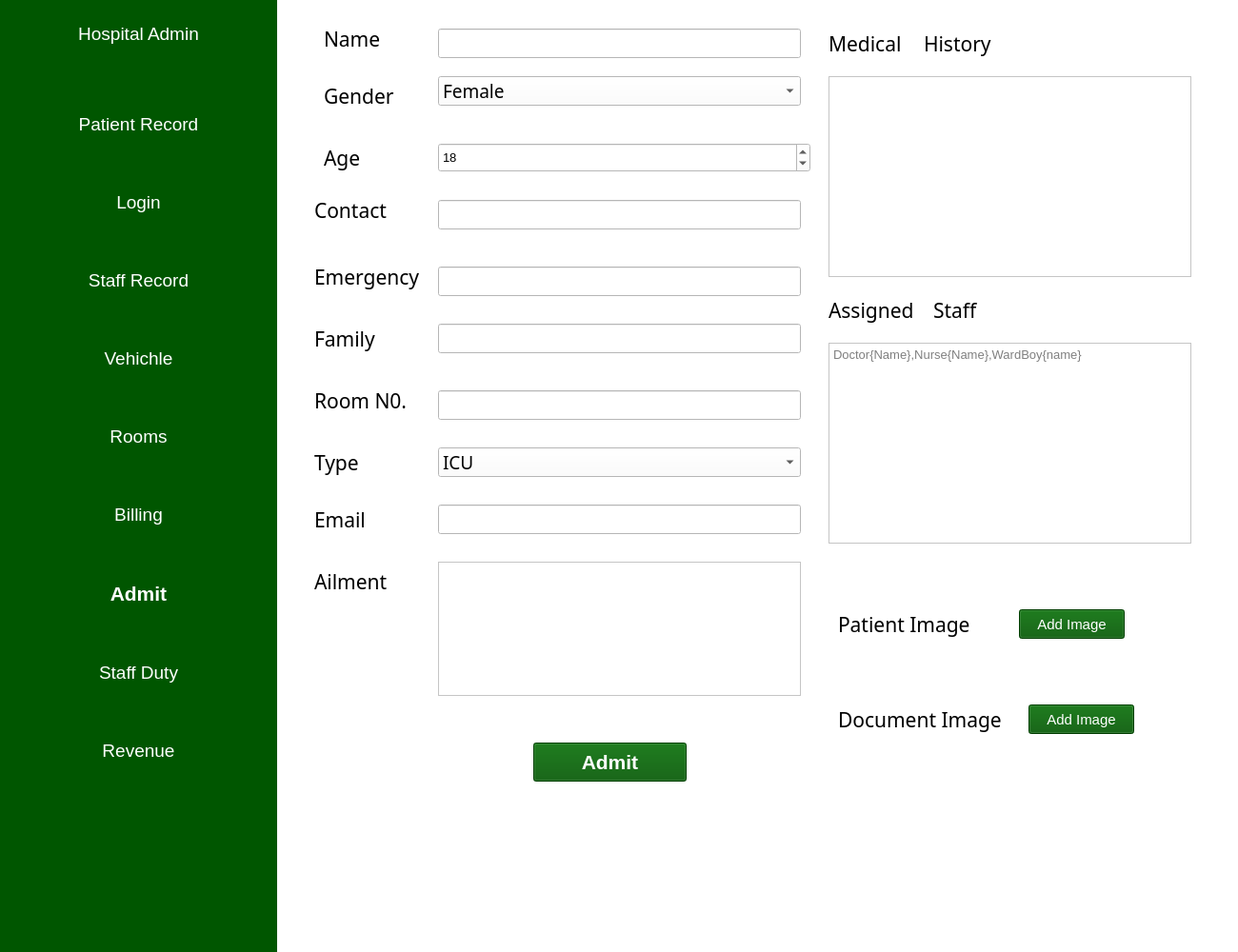
<?xml version="1.0" encoding="UTF-8"?>
<ui version="4.0">
 <class>MainWindow</class>
 <widget class="QMainWindow" name="MainWindow">
  <property name="geometry">
   <rect>
    <x>0</x>
    <y>0</y>
    <width>1300</width>
    <height>1000</height>
   </rect>
  </property>
  <property name="windowTitle">
   <string>MainWindow</string>
  </property>
  <property name="styleSheet">
   <string notr="true">background-color: rgb(255, 255, 255);</string>
  </property>
  <widget class="QWidget" name="MainWidget">
   <widget class="QFrame" name="frame">
    <property name="geometry">
     <rect>
      <x>0</x>
      <y>0</y>
      <width>1291</width>
      <height>1001</height>
     </rect>
    </property>
    <property name="frameShape">
     <enum>QFrame::NoFrame</enum>
    </property>
    <property name="frameShadow">
     <enum>QFrame::Raised</enum>
    </property>
    <widget class="QLabel" name="EmailLabel">
     <property name="geometry">
      <rect>
       <x>330</x>
       <y>530</y>
       <width>81</width>
       <height>31</height>
      </rect>
     </property>
     <property name="font">
      <font>
       <family>Mongolian Baiti</family>
       <pointsize>16</pointsize>
       <weight>50</weight>
       <italic>false</italic>
       <bold>false</bold>
      </font>
     </property>
     <property name="styleSheet">
      <string notr="true">color: rgb(0,0,0);
font: 16pt &quot;Mongolian Baiti&quot;;</string>
     </property>
     <property name="text">
      <string>Email</string>
     </property>
    </widget>
    <widget class="QLabel" name="MedicalHistoryLabel">
     <property name="geometry">
      <rect>
       <x>870</x>
       <y>30</y>
       <width>91</width>
       <height>31</height>
      </rect>
     </property>
     <property name="font">
      <font>
       <family>Mongolian Baiti</family>
       <pointsize>16</pointsize>
       <weight>50</weight>
       <italic>false</italic>
       <bold>false</bold>
      </font>
     </property>
     <property name="styleSheet">
      <string notr="true">color: rgb(0,0,0);
font: 16pt &quot;Mongolian Baiti&quot;;</string>
     </property>
     <property name="text">
      <string>Medical</string>
     </property>
    </widget>
    <widget class="QTextEdit" name="StaffEdit">
     <property name="geometry">
      <rect>
       <x>870</x>
       <y>360</y>
       <width>381</width>
       <height>211</height>
      </rect>
     </property>
     <property name="font">
      <font>
       <pointsize>10</pointsize>
      </font>
     </property>
     <property name="styleSheet">
      <string notr="true">color: rgb(0,0,0);</string>
     </property>
     <property name="placeholderText">
      <string>Doctor{Name},Nurse{Name},WardBoy{name}</string>
     </property>
    </widget>
    <widget class="QPushButton" name="AdmitBtn_2">
     <property name="geometry">
      <rect>
       <x>1070</x>
       <y>640</y>
       <width>111</width>
       <height>31</height>
      </rect>
     </property>
     <property name="font">
      <font>
       <pointsize>11</pointsize>
       <weight>50</weight>
       <bold>false</bold>
      </font>
     </property>
     <property name="styleSheet">
      <string notr="true">background-color: rgb(255, 0, 127);
background-color: rgb(0, 86, 0);
color: rgb(255, 255, 255);</string>
     </property>
     <property name="text">
      <string>Add Image</string>
     </property>
    </widget>
    <widget class="QLineEdit" name="ContacrEdit">
     <property name="geometry">
      <rect>
       <x>460</x>
       <y>210</y>
       <width>381</width>
       <height>31</height>
      </rect>
     </property>
     <property name="font">
      <font>
       <pointsize>10</pointsize>
      </font>
     </property>
     <property name="styleSheet">
      <string notr="true">color: rgb(0,0,0);</string>
     </property>
    </widget>
    <widget class="QLabel" name="FamilyLabel">
     <property name="geometry">
      <rect>
       <x>330</x>
       <y>340</y>
       <width>91</width>
       <height>31</height>
      </rect>
     </property>
     <property name="font">
      <font>
       <family>Mongolian Baiti</family>
       <pointsize>16</pointsize>
       <weight>50</weight>
       <italic>false</italic>
       <bold>false</bold>
      </font>
     </property>
     <property name="styleSheet">
      <string notr="true">color: rgb(0,0,0);
font: 16pt &quot;Mongolian Baiti&quot;;</string>
     </property>
     <property name="text">
      <string>Family</string>
     </property>
    </widget>
    <widget class="QPushButton" name="AdmitBtn_3">
     <property name="geometry">
      <rect>
       <x>1080</x>
       <y>740</y>
       <width>111</width>
       <height>31</height>
      </rect>
     </property>
     <property name="font">
      <font>
       <pointsize>11</pointsize>
       <weight>50</weight>
       <bold>false</bold>
      </font>
     </property>
     <property name="styleSheet">
      <string notr="true">background-color: rgb(255, 0, 127);
background-color: rgb(0, 86, 0);
color: rgb(255, 255, 255);</string>
     </property>
     <property name="text">
      <string>Add Image</string>
     </property>
    </widget>
    <widget class="QPushButton" name="AdmitBtn">
     <property name="geometry">
      <rect>
       <x>560</x>
       <y>780</y>
       <width>161</width>
       <height>41</height>
      </rect>
     </property>
     <property name="font">
      <font>
       <pointsize>16</pointsize>
       <weight>75</weight>
       <bold>true</bold>
      </font>
     </property>
     <property name="styleSheet">
      <string notr="true">background-color: rgb(0, 86, 0);
color: rgb(255, 255, 255);</string>
     </property>
     <property name="text">
      <string>Admit</string>
     </property>
    </widget>
    <widget class="QLabel" name="MedicalHistoryLabel_2">
     <property name="geometry">
      <rect>
       <x>970</x>
       <y>30</y>
       <width>81</width>
       <height>31</height>
      </rect>
     </property>
     <property name="font">
      <font>
       <family>Mongolian Baiti</family>
       <pointsize>16</pointsize>
       <weight>50</weight>
       <italic>false</italic>
       <bold>false</bold>
      </font>
     </property>
     <property name="styleSheet">
      <string notr="true">color: rgb(0,0,0);
font: 16pt &quot;Mongolian Baiti&quot;;</string>
     </property>
     <property name="text">
      <string>History</string>
     </property>
    </widget>
    <widget class="QLineEdit" name="NameEdit">
     <property name="geometry">
      <rect>
       <x>460</x>
       <y>30</y>
       <width>381</width>
       <height>31</height>
      </rect>
     </property>
     <property name="font">
      <font>
       <pointsize>10</pointsize>
      </font>
     </property>
     <property name="styleSheet">
      <string notr="true">color: rgb(0,0,0);</string>
     </property>
    </widget>
    <widget class="QLineEdit" name="FamilyEdit">
     <property name="geometry">
      <rect>
       <x>460</x>
       <y>340</y>
       <width>381</width>
       <height>31</height>
      </rect>
     </property>
     <property name="font">
      <font>
       <pointsize>10</pointsize>
      </font>
     </property>
     <property name="styleSheet">
      <string notr="true">color: rgb(0,0,0);</string>
     </property>
    </widget>
    <widget class="QLineEdit" name="EmailEdit">
     <property name="geometry">
      <rect>
       <x>460</x>
       <y>530</y>
       <width>381</width>
       <height>31</height>
      </rect>
     </property>
     <property name="font">
      <font>
       <pointsize>10</pointsize>
      </font>
     </property>
     <property name="styleSheet">
      <string notr="true">color: rgb(0,0,0);</string>
     </property>
    </widget>
    <widget class="QComboBox" name="GenderCombo">
     <property name="geometry">
      <rect>
       <x>460</x>
       <y>80</y>
       <width>381</width>
       <height>31</height>
      </rect>
     </property>
     <property name="font">
      <font>
       <family>Mongolian Baiti</family>
       <pointsize>14</pointsize>
       <weight>50</weight>
       <italic>false</italic>
       <bold>false</bold>
      </font>
     </property>
     <property name="styleSheet">
      <string notr="true">font: 14pt &quot;Mongolian Baiti&quot;;selection-background-color: rgb(0, 86,0);
color: rgb(0,0,0);</string>
     </property>
     <item>
      <property name="text">
       <string>Female</string>
      </property>
     </item>
     <item>
      <property name="text">
       <string>Male</string>
      </property>
     </item>
     <item>
      <property name="text">
       <string>Others</string>
      </property>
     </item>
    </widget>
    <widget class="QLineEdit" name="RoomNumberEdit">
     <property name="geometry">
      <rect>
       <x>460</x>
       <y>410</y>
       <width>381</width>
       <height>31</height>
      </rect>
     </property>
     <property name="font">
      <font>
       <pointsize>10</pointsize>
      </font>
     </property>
     <property name="styleSheet">
      <string notr="true">color: rgb(0,0,0);</string>
     </property>
    </widget>
    <widget class="QSpinBox" name="AgeSpin">
     <property name="geometry">
      <rect>
       <x>460</x>
       <y>150</y>
       <width>391</width>
       <height>31</height>
      </rect>
     </property>
     <property name="font">
      <font>
       <pointsize>10</pointsize>
      </font>
     </property>
     <property name="styleSheet">
      <string notr="true">color: rgb(0,0,0);
border-color: rgb(255, 255, 255);</string>
     </property>
     <property name="value">
      <number>18</number>
     </property>
    </widget>
    <widget class="QLabel" name="RoomNumberLabel">
     <property name="geometry">
      <rect>
       <x>330</x>
       <y>400</y>
       <width>111</width>
       <height>41</height>
      </rect>
     </property>
     <property name="font">
      <font>
       <family>Mongolian Baiti</family>
       <pointsize>16</pointsize>
       <weight>50</weight>
       <italic>false</italic>
       <bold>false</bold>
      </font>
     </property>
     <property name="styleSheet">
      <string notr="true">color: rgb(0,0,0);
font: 16pt &quot;Mongolian Baiti&quot;;</string>
     </property>
     <property name="text">
      <string>Room N0.</string>
     </property>
    </widget>
    <widget class="QLabel" name="EmailLabel_2">
     <property name="geometry">
      <rect>
       <x>880</x>
       <y>640</y>
       <width>161</width>
       <height>31</height>
      </rect>
     </property>
     <property name="font">
      <font>
       <family>Mongolian Baiti</family>
       <pointsize>16</pointsize>
       <weight>50</weight>
       <italic>false</italic>
       <bold>false</bold>
      </font>
     </property>
     <property name="styleSheet">
      <string notr="true">color: rgb(0,0,0);
font: 16pt &quot;Mongolian Baiti&quot;;</string>
     </property>
     <property name="text">
      <string>Patient Image</string>
     </property>
    </widget>
    <widget class="QLabel" name="GenderLabel">
     <property name="geometry">
      <rect>
       <x>340</x>
       <y>90</y>
       <width>91</width>
       <height>21</height>
      </rect>
     </property>
     <property name="font">
      <font>
       <family>Mongolian Baiti</family>
       <pointsize>16</pointsize>
       <weight>50</weight>
       <italic>false</italic>
       <bold>false</bold>
      </font>
     </property>
     <property name="styleSheet">
      <string notr="true">color: rgb(0,0,0);
font: 16pt &quot;Mongolian Baiti&quot;;</string>
     </property>
     <property name="text">
      <string>Gender</string>
     </property>
    </widget>
    <widget class="QLabel" name="RoomTypeLabel">
     <property name="geometry">
      <rect>
       <x>330</x>
       <y>470</y>
       <width>101</width>
       <height>31</height>
      </rect>
     </property>
     <property name="font">
      <font>
       <family>Mongolian Baiti</family>
       <pointsize>16</pointsize>
       <weight>50</weight>
       <italic>false</italic>
       <bold>false</bold>
      </font>
     </property>
     <property name="styleSheet">
      <string notr="true">color: rgb(0,0,0);
font: 16pt &quot;Mongolian Baiti&quot;;</string>
     </property>
     <property name="text">
      <string>Type</string>
     </property>
    </widget>
    <widget class="QLabel" name="StaffLabel">
     <property name="geometry">
      <rect>
       <x>870</x>
       <y>310</y>
       <width>111</width>
       <height>31</height>
      </rect>
     </property>
     <property name="font">
      <font>
       <family>Mongolian Baiti</family>
       <pointsize>16</pointsize>
       <weight>50</weight>
       <italic>false</italic>
       <bold>false</bold>
      </font>
     </property>
     <property name="styleSheet">
      <string notr="true">color: rgb(0,0,0);
font: 16pt &quot;Mongolian Baiti&quot;;</string>
     </property>
     <property name="text">
      <string>Assigned</string>
     </property>
    </widget>
    <widget class="QLabel" name="EmailLabel_3">
     <property name="geometry">
      <rect>
       <x>880</x>
       <y>740</y>
       <width>191</width>
       <height>31</height>
      </rect>
     </property>
     <property name="font">
      <font>
       <family>Mongolian Baiti</family>
       <pointsize>16</pointsize>
       <weight>50</weight>
       <italic>false</italic>
       <bold>false</bold>
      </font>
     </property>
     <property name="styleSheet">
      <string notr="true">color: rgb(0,0,0);
font: 16pt &quot;Mongolian Baiti&quot;;</string>
     </property>
     <property name="text">
      <string>Document Image</string>
     </property>
    </widget>
    <widget class="QLabel" name="StaffLabel_2">
     <property name="geometry">
      <rect>
       <x>980</x>
       <y>310</y>
       <width>101</width>
       <height>31</height>
      </rect>
     </property>
     <property name="font">
      <font>
       <family>Mongolian Baiti</family>
       <pointsize>16</pointsize>
       <weight>50</weight>
       <italic>false</italic>
       <bold>false</bold>
      </font>
     </property>
     <property name="styleSheet">
      <string notr="true">color: rgb(0,0,0);
font: 16pt &quot;Mongolian Baiti&quot;;</string>
     </property>
     <property name="text">
      <string>Staff</string>
     </property>
    </widget>
    <widget class="QLabel" name="AlimentLabel">
     <property name="geometry">
      <rect>
       <x>330</x>
       <y>600</y>
       <width>91</width>
       <height>21</height>
      </rect>
     </property>
     <property name="font">
      <font>
       <family>Mongolian Baiti</family>
       <pointsize>16</pointsize>
       <weight>50</weight>
       <italic>false</italic>
       <bold>false</bold>
      </font>
     </property>
     <property name="styleSheet">
      <string notr="true">color: rgb(0,0,0);
font: 16pt &quot;Mongolian Baiti&quot;;</string>
     </property>
     <property name="text">
      <string>Ailment</string>
     </property>
    </widget>
    <widget class="QLabel" name="EmergencyLabel">
     <property name="geometry">
      <rect>
       <x>330</x>
       <y>270</y>
       <width>121</width>
       <height>41</height>
      </rect>
     </property>
     <property name="font">
      <font>
       <family>Mongolian Baiti</family>
       <pointsize>16</pointsize>
       <weight>50</weight>
       <italic>false</italic>
       <bold>false</bold>
      </font>
     </property>
     <property name="styleSheet">
      <string notr="true">color: rgb(0,0,0);
font: 16pt &quot;Mongolian Baiti&quot;;</string>
     </property>
     <property name="text">
      <string>Emergency</string>
     </property>
    </widget>
    <widget class="QLabel" name="ContactLabel">
     <property name="geometry">
      <rect>
       <x>330</x>
       <y>210</y>
       <width>101</width>
       <height>21</height>
      </rect>
     </property>
     <property name="font">
      <font>
       <family>Mongolian Baiti</family>
       <pointsize>16</pointsize>
       <weight>50</weight>
       <italic>false</italic>
       <bold>false</bold>
      </font>
     </property>
     <property name="styleSheet">
      <string notr="true">color: rgb(0,0,0);
font: 16pt &quot;Mongolian Baiti&quot;;</string>
     </property>
     <property name="text">
      <string>Contact</string>
     </property>
    </widget>
    <widget class="QLineEdit" name="EmergencyEdit">
     <property name="geometry">
      <rect>
       <x>460</x>
       <y>280</y>
       <width>381</width>
       <height>31</height>
      </rect>
     </property>
     <property name="font">
      <font>
       <pointsize>10</pointsize>
      </font>
     </property>
     <property name="styleSheet">
      <string notr="true">color: rgb(0,0,0);</string>
     </property>
    </widget>
    <widget class="QComboBox" name="RoomCombo">
     <property name="geometry">
      <rect>
       <x>460</x>
       <y>470</y>
       <width>381</width>
       <height>31</height>
      </rect>
     </property>
     <property name="font">
      <font>
       <family>Mongolian Baiti</family>
       <pointsize>14</pointsize>
       <weight>50</weight>
       <italic>false</italic>
       <bold>false</bold>
      </font>
     </property>
     <property name="styleSheet">
      <string notr="true">font: 14pt &quot;Mongolian Baiti&quot;;selection-background-color: rgb(0, 86,0);
color: rgb(0,0,0);</string>
     </property>
     <item>
      <property name="text">
       <string>ICU</string>
      </property>
     </item>
     <item>
      <property name="text">
       <string>VIP Ward</string>
      </property>
     </item>
     <item>
      <property name="text">
       <string>Private Ward</string>
      </property>
     </item>
     <item>
      <property name="text">
       <string>General Ward</string>
      </property>
     </item>
     <item>
      <property name="text">
       <string>Operation Theatre</string>
      </property>
     </item>
    </widget>
    <widget class="QTextEdit" name="MedicHistoryEdit">
     <property name="geometry">
      <rect>
       <x>870</x>
       <y>80</y>
       <width>381</width>
       <height>211</height>
      </rect>
     </property>
     <property name="font">
      <font>
       <pointsize>10</pointsize>
      </font>
     </property>
     <property name="styleSheet">
      <string notr="true">color: rgb(0,0,0);</string>
     </property>
    </widget>
    <widget class="QLabel" name="AgeLabel">
     <property name="geometry">
      <rect>
       <x>340</x>
       <y>150</y>
       <width>55</width>
       <height>31</height>
      </rect>
     </property>
     <property name="font">
      <font>
       <family>Mongolian Baiti</family>
       <pointsize>16</pointsize>
       <weight>50</weight>
       <italic>false</italic>
       <bold>false</bold>
      </font>
     </property>
     <property name="styleSheet">
      <string notr="true">color: rgb(0,0,0);
font: 16pt &quot;Mongolian Baiti&quot;;</string>
     </property>
     <property name="text">
      <string>Age</string>
     </property>
    </widget>
    <widget class="QTextEdit" name="AilmentEdit">
     <property name="geometry">
      <rect>
       <x>460</x>
       <y>590</y>
       <width>381</width>
       <height>141</height>
      </rect>
     </property>
     <property name="font">
      <font>
       <pointsize>10</pointsize>
      </font>
     </property>
     <property name="styleSheet">
      <string notr="true">color: rgb(0,0,0);</string>
     </property>
    </widget>
    <widget class="QLabel" name="NameLabel">
     <property name="geometry">
      <rect>
       <x>340</x>
       <y>30</y>
       <width>71</width>
       <height>21</height>
      </rect>
     </property>
     <property name="font">
      <font>
       <family>Mongolian Baiti</family>
       <pointsize>16</pointsize>
       <weight>50</weight>
       <italic>false</italic>
       <bold>false</bold>
      </font>
     </property>
     <property name="styleSheet">
      <string notr="true">color: rgb(0,0,0);
font: 16pt &quot;Mongolian Baiti&quot;;</string>
     </property>
     <property name="text">
      <string>Name</string>
     </property>
    </widget>
    <widget class="QFrame" name="frame_2">
     <property name="geometry">
      <rect>
       <x>0</x>
       <y>0</y>
       <width>291</width>
       <height>1011</height>
      </rect>
     </property>
     <property name="styleSheet">
      <string notr="true">background-color: rgb(0, 86, 0);</string>
     </property>
     <property name="frameShape">
      <enum>QFrame::NoFrame</enum>
     </property>
     <property name="frameShadow">
      <enum>QFrame::Sunken</enum>
     </property>
     <property name="lineWidth">
      <number>3</number>
     </property>
     <widget class="QWidget" name="verticalLayoutWidget">
      <property name="geometry">
       <rect>
        <x>10</x>
        <y>70</y>
        <width>271</width>
        <height>781</height>
       </rect>
      </property>
      <layout class="QVBoxLayout" name="verticalLayout">
       <item>
        <widget class="QPushButton" name="patient_record">
         <property name="font">
          <font>
           <pointsize>14</pointsize>
          </font>
         </property>
         <property name="styleSheet">
          <string notr="true">color: rgb(255, 255, 255);
</string>
         </property>
         <property name="text">
          <string>Patient Record</string>
         </property>
         <property name="flat">
          <bool>true</bool>
         </property>
        </widget>
       </item>
       <item>
        <widget class="QPushButton" name="login">
         <property name="font">
          <font>
           <pointsize>14</pointsize>
          </font>
         </property>
         <property name="styleSheet">
          <string notr="true">color: rgb(255, 255, 255);</string>
         </property>
         <property name="text">
          <string>Login</string>
         </property>
         <property name="flat">
          <bool>true</bool>
         </property>
        </widget>
       </item>
       <item>
        <widget class="QPushButton" name="staff_record">
         <property name="font">
          <font>
           <pointsize>14</pointsize>
          </font>
         </property>
         <property name="styleSheet">
          <string notr="true">color: rgb(255, 255, 255);</string>
         </property>
         <property name="text">
          <string>Staff Record</string>
         </property>
         <property name="flat">
          <bool>true</bool>
         </property>
        </widget>
       </item>
       <item>
        <widget class="QPushButton" name="vehichle">
         <property name="font">
          <font>
           <pointsize>14</pointsize>
          </font>
         </property>
         <property name="styleSheet">
          <string notr="true">color: rgb(255, 255, 255);</string>
         </property>
         <property name="text">
          <string>Vehichle</string>
         </property>
         <property name="flat">
          <bool>true</bool>
         </property>
        </widget>
       </item>
       <item>
        <widget class="QPushButton" name="rooms">
         <property name="font">
          <font>
           <pointsize>14</pointsize>
          </font>
         </property>
         <property name="styleSheet">
          <string notr="true">color: rgb(255, 255, 255);</string>
         </property>
         <property name="text">
          <string>Rooms</string>
         </property>
         <property name="flat">
          <bool>true</bool>
         </property>
        </widget>
       </item>
       <item>
        <widget class="QPushButton" name="billing">
         <property name="font">
          <font>
           <pointsize>14</pointsize>
          </font>
         </property>
         <property name="styleSheet">
          <string notr="true">color: rgb(255, 255, 255);</string>
         </property>
         <property name="text">
          <string>Billing</string>
         </property>
         <property name="flat">
          <bool>true</bool>
         </property>
        </widget>
       </item>
       <item>
        <widget class="QPushButton" name="admit">
         <property name="font">
          <font>
           <pointsize>16</pointsize>
           <weight>75</weight>
           <bold>true</bold>
          </font>
         </property>
         <property name="styleSheet">
          <string notr="true">color: rgb(255, 255, 255);</string>
         </property>
         <property name="text">
          <string>Admit</string>
         </property>
         <property name="flat">
          <bool>true</bool>
         </property>
        </widget>
       </item>
       <item>
        <widget class="QPushButton" name="staff_duty">
         <property name="font">
          <font>
           <pointsize>14</pointsize>
          </font>
         </property>
         <property name="styleSheet">
          <string notr="true">color: rgb(255, 255, 255);</string>
         </property>
         <property name="text">
          <string>Staff Duty</string>
         </property>
         <property name="flat">
          <bool>true</bool>
         </property>
        </widget>
       </item>
       <item>
        <widget class="QPushButton" name="revenue">
         <property name="font">
          <font>
           <pointsize>14</pointsize>
          </font>
         </property>
         <property name="styleSheet">
          <string notr="true">color: rgb(255, 255, 255);</string>
         </property>
         <property name="text">
          <string>Revenue</string>
         </property>
         <property name="flat">
          <bool>true</bool>
         </property>
        </widget>
       </item>
      </layout>
     </widget>
     <widget class="QPushButton" name="hospital_admin">
      <property name="geometry">
       <rect>
        <x>10</x>
        <y>10</y>
        <width>271</width>
        <height>51</height>
       </rect>
      </property>
      <property name="font">
       <font>
        <pointsize>14</pointsize>
       </font>
      </property>
      <property name="styleSheet">
       <string notr="true">color: rgb(255, 255, 255);</string>
      </property>
      <property name="text">
       <string>Hospital Admin</string>
      </property>
      <property name="flat">
       <bool>true</bool>
      </property>
     </widget>
    </widget>
   </widget>
  </widget>
 </widget>
 <resources/>
 <connections/>
</ui>
